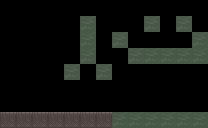

A 2D game scene composited from a Tiled map and its tileset images. What follows is a short description and the map's XML, with every tile layer's data as written:
An orthogonal 13x8 tile map with 16x16 px tiles, 2 tile layers (Tile Layer 1, Tile Layer 2) and 10 objects.

<map version="1.10" tiledversion="1.11.2" orientation="orthogonal" renderorder="right-down" width="13" height="8" tilewidth="16" tileheight="16" infinite="0" nextlayerid="4" nextobjectid="12">
 <editorsettings>
  <export target="../Night1.lua" format="lua" />
 </editorsettings>
 <tileset firstgid="1" name="tileset" tilewidth="16" tileheight="16" tilecount="100" columns="10">
  <image source="../tileset.png" width="160" height="160" />
 </tileset>
 <layer id="1" name="Tile Layer 1" width="13" height="8">
  <data encoding="csv">
0,0,0,0,0,0,0,0,0,0,0,0,0,
0,0,0,0,0,0,0,0,0,0,0,0,0,
0,0,0,0,0,0,0,0,0,0,0,0,0,
0,0,0,0,0,0,0,0,0,0,0,0,0,
0,0,0,0,0,0,0,0,0,0,0,0,0,
0,0,0,0,0,0,0,0,0,0,0,0,0,
0,0,0,0,0,0,0,0,0,0,0,0,0,
1,1,1,1,1,1,1,3,3,3,3,3,3
</data>
 </layer>
 <layer id="2" name="Tile Layer 2" width="13" height="8">
  <data encoding="csv">
0,0,0,0,0,0,0,0,0,0,0,0,0,
0,0,0,0,0,3,0,0,0,3,0,3,0,
0,0,0,0,0,3,0,3,0,0,0,0,3,
0,0,0,0,0,3,0,0,3,3,3,3,3,
0,0,0,0,3,0,3,0,0,0,0,0,0,
0,0,0,0,0,0,0,0,0,0,0,0,0,
0,0,0,0,0,0,0,0,0,0,0,0,0,
2,2,2,2,2,2,2,0,0,0,0,0,0
</data>
 </layer>
 <objectgroup color="#640000" id="3" name="solid">
  <object id="2" x="80.1347" y="79.9158" width="79.6968" height="16.2021">
   <properties>
    <property name="collidable" type="bool" value="true" />
   </properties>
  </object>
  <object id="3" x="0.437916" y="112.32" width="207.562" height="15.9832">
   <properties>
    <property name="collidable" type="bool" value="true" />
   </properties>
  </object>
  <object id="4" x="64.1516" y="64.5895" width="15.1074" height="13.7937" />
  <object id="5" x="96.5558" y="64.3705" width="14.4505" height="15.3263" />
  <object id="6" x="79.6968" y="16.4211" width="16.2021" height="45.5411" />
  <object id="7" x="112.101" y="31.0905" width="15.9832" height="16.64" />
  <object id="8" x="128.303" y="47.9495" width="80.1347" height="16.64" />
  <object id="9" x="192.017" y="32.4042" width="16.2021" height="15.3263" />
  <object id="10" x="144.286" y="16.4211" width="16.2021" height="15.7642" />
  <object id="11" x="175.596" y="15.5453" width="16.4211" height="15.9832" />
 </objectgroup>
</map>
